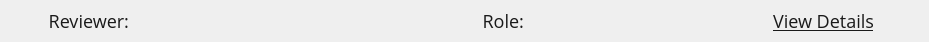
<?xml version="1.0" encoding="UTF-8"?>
<ui version="4.0">
 <class>ReviewerItemWidget</class>
 <widget class="QWidget" name="ReviewerItemWidget">
  <property name="geometry">
   <rect>
    <x>0</x>
    <y>0</y>
    <width>929</width>
    <height>42</height>
   </rect>
  </property>
  <property name="sizePolicy">
   <sizepolicy hsizetype="Expanding" vsizetype="Preferred">
    <horstretch>0</horstretch>
    <verstretch>0</verstretch>
   </sizepolicy>
  </property>
  <property name="minimumSize">
   <size>
    <width>0</width>
    <height>42</height>
   </size>
  </property>
  <property name="maximumSize">
   <size>
    <width>16777215</width>
    <height>42</height>
   </size>
  </property>
  <property name="windowTitle">
   <string>Form</string>
  </property>
  <property name="styleSheet">
   <string notr="true">#avatar {
	background: transparent;
	border: none;
}

QLabel {
	font-family: Open Sans;
	font-size: 18px;
	font-weight: 400;
	line-height: 24px;
	letter-spacing: 0%;
	color: #1A1A1A;
}

#reviewerValueLabel,
#roleValueLabel {
	font-weight: 600;
}

QPushButton {
	background: transparent;
	border: none;
	font-family: Open Sans;
	font-size: 18px;
	line-height: 24px;
	letter-spacing: 0%;
	color: #1A1A1A;
	text-decoration: underline;
}</string>
  </property>
  <layout class="QHBoxLayout" name="horizontalLayout">
   <property name="leftMargin">
    <number>10</number>
   </property>
   <property name="topMargin">
    <number>5</number>
   </property>
   <property name="rightMargin">
    <number>10</number>
   </property>
   <property name="bottomMargin">
    <number>5</number>
   </property>
   <item>
    <widget class="QPushButton" name="avatar">
     <property name="minimumSize">
      <size>
       <width>32</width>
       <height>32</height>
      </size>
     </property>
     <property name="maximumSize">
      <size>
       <width>32</width>
       <height>32</height>
      </size>
     </property>
     <property name="text">
      <string/>
     </property>
     <property name="icon">
      <iconset resource="../../../../../Resources/Resources.qrc">
       <normaloff>:/images/Reviews/default_avatar.svg</normaloff>:/images/Reviews/default_avatar.svg</iconset>
     </property>
     <property name="iconSize">
      <size>
       <width>32</width>
       <height>32</height>
      </size>
     </property>
    </widget>
   </item>
   <item>
    <widget class="QLabel" name="reviewerTextLabel">
     <property name="sizePolicy">
      <sizepolicy hsizetype="Fixed" vsizetype="Preferred">
       <horstretch>0</horstretch>
       <verstretch>0</verstretch>
      </sizepolicy>
     </property>
     <property name="text">
      <string>Reviewer:</string>
     </property>
     <property name="alignment">
      <set>Qt::AlignmentFlag::AlignRight|Qt::AlignmentFlag::AlignTrailing|Qt::AlignmentFlag::AlignVCenter</set>
     </property>
    </widget>
   </item>
   <item>
    <widget class="QLabel" name="reviewerValueLabel">
     <property name="text">
      <string/>
     </property>
    </widget>
   </item>
   <item>
    <widget class="QLabel" name="roleTextLabel">
     <property name="text">
      <string>Role:</string>
     </property>
     <property name="alignment">
      <set>Qt::AlignmentFlag::AlignRight|Qt::AlignmentFlag::AlignTrailing|Qt::AlignmentFlag::AlignVCenter</set>
     </property>
    </widget>
   </item>
   <item>
    <widget class="QLabel" name="roleValueLabel">
     <property name="text">
      <string/>
     </property>
    </widget>
   </item>
   <item>
    <widget class="QPushButton" name="viewDetailButton">
     <property name="text">
      <string>View Details</string>
     </property>
    </widget>
   </item>
  </layout>
 </widget>
 <resources>
  <include location="../../../../../Resources/Resources.qrc"/>
 </resources>
 <connections/>
</ui>
